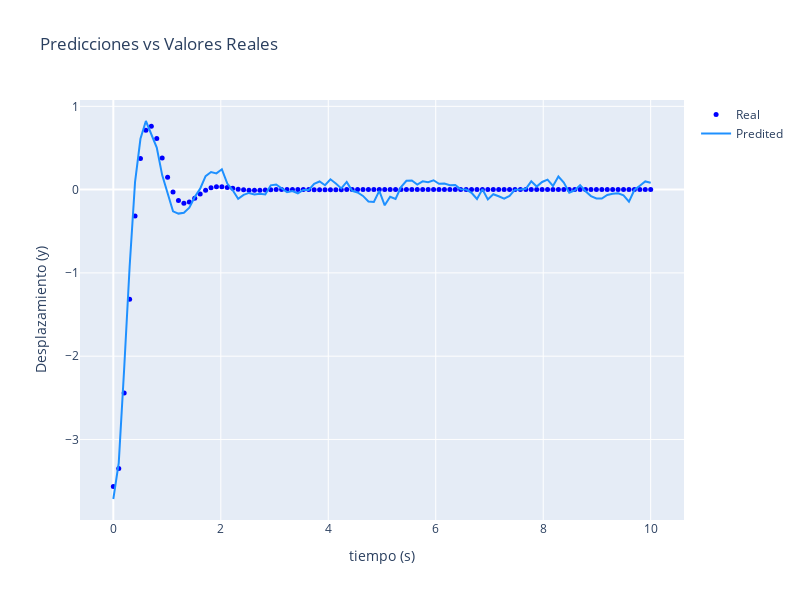

This figure's notebook cell:
### Code cell
import plotly.graph_objs as go

fig = go.Figure()
fig.add_trace(go.Scatter(
    x=tiempo, 
    y=sample_label, 
    mode='markers', 
    name='Real',
    marker=dict(color='blue', size=5)
))
fig.add_trace(go.Scatter(
    x=tiempo, 
    y=predicted_label, 
    mode='lines', 
    name='Predited',
    line=dict(color='dodgerblue', width=2)
))
fig.update_layout(
    title='Predicciones vs Valores Reales',
    xaxis_title='tiempo (s)',
    yaxis_title='Desplazamiento (y)',
    width=800,
    height=600
)
fig.show()
